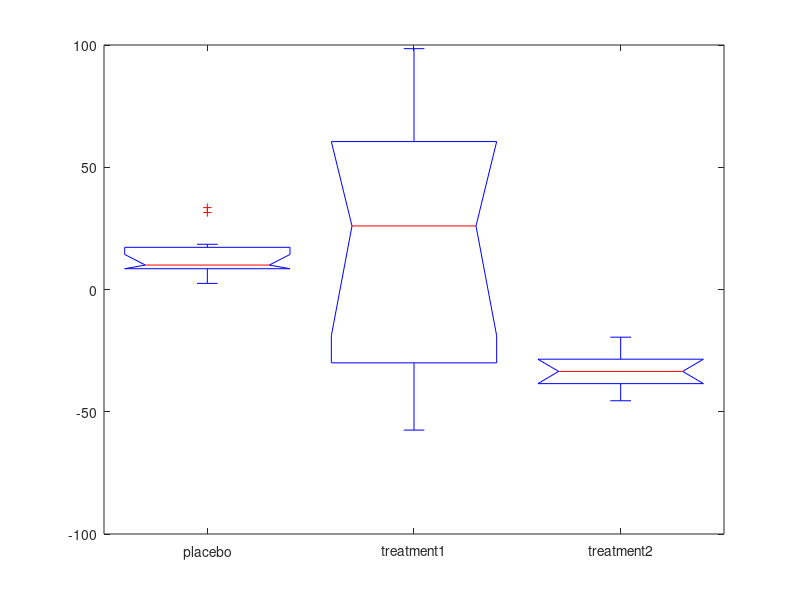
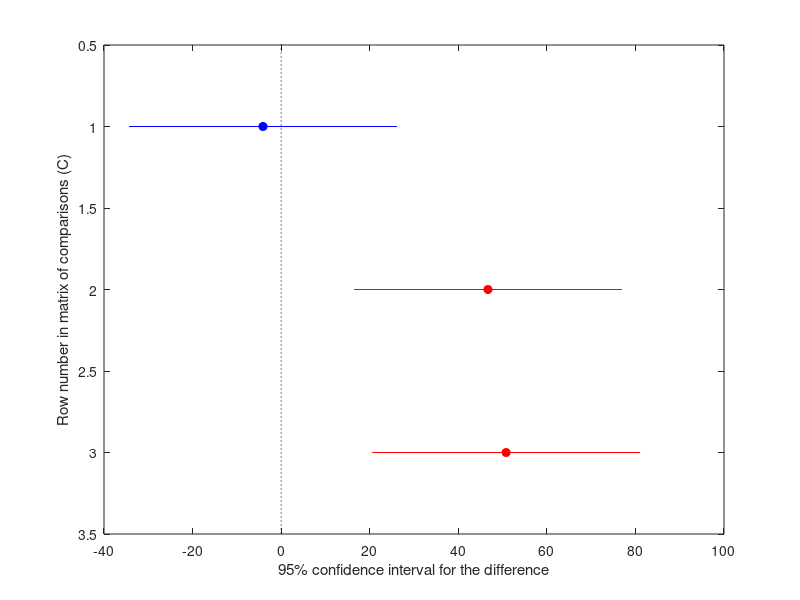

The MATLAB script that drew these images, in order: (Note: this script raises an error after producing the figures.)
%In class 19

% Problem 1. Imagine a clincal trial for two drugs that are intended to lower
% cholesterol. Assume 30 subjects are randomly divided into 3 groups that
% either receive a placebo or one of the two treatments. The mean initials
% levels of total cholesterol in each group are the same. The final
% measurements look like

placebo = [   194   183   199   189   189   214   212   186   191   190];
treatment1 = [    138   217   188   126   249   217   255   196   279   123];
treatment2 =[   152   152   151   143   161   142   142   141   161   135];

%A. Make a bar plot of the means of each group with errorbars (Hint, use
%bar and then use 'hold on' and then errorbar). 

means = [mean(placebo),mean(treatment1),mean(treatment2)];
stds = [std(placebo),std(treatment1),std(treatment2)];
bar(means);
hold on;
errorbar(means,stds,'.');
hold off;
%B. Run a one way ANOVA analysis to see whether any of the treatment groups showed
%a statistically signficant difference. 
data = [placebo treatment1 treatment2];
names = {'placebo','placebo','placebo','placebo','placebo','placebo','placebo','placebo','placebo','placebo',...
    'treatment1','treatment1','treatment1','treatment1','treatment1','treatment1','treatment1','treatment1','treatment1','treatment1',... 
    'treatment2','treatment2','treatment2','treatment2','treatment2','treatment2','treatment2','treatment2','treatment2','treatment2'};

p = anova1(data,names);

%With a p-value of 0.0029, at least one group showed signficant difference.

%C. use the multcompare function to look at all pairs of samples and
%indicate which are significantly different. 
[p,table,stats] = anova1(data,names);
multcompare(stats)
%The means of control and treatment2 are significantly different. 

%Problem 2. In this directory, you will find a .mat file with three
%variables, xdat, ydat, and ydat2. For each pair (xdat, ydat) and (xdat,
%ydat2), fit the data to a first, second and third order polynomial. Which
%one is the best fit in each case? In at least one of the cases, do the
%problem with both the polyfit/polyval functions and with the 'fit' function.
load('data.mat');
[coeff1,s] = polyfit(xdat,ydat,1); 
[coeff2,s] = polyfit(xdat,ydat,2);
[coeff3,s] = polyfit(xdat,ydat,3);

figure;
plot(xdat, ydat,'r');
hold on;
plot(xdat, polyval(coeff1, xdat), 'y');
plot(xdat, polyval(coeff2, xdat), 'g');
plot(xdat, polyval(coeff3, xdat), 'b');
hold off;

%These polyvals are all roughly the same. The first order polynomial can be
%considered the best as it has the largest coeff. 

[coeff1,s] = polyfit(xdat,ydat2,1); 
[coeff2,s] = polyfit(xdat,ydat2,2);
[coeff3,s] = polyfit(xdat,ydat2,3);

figure;
plot(xdat, ydat2,'r');
hold on;
plot(xdat, polyval(coeff1, xdat), 'y')
plot(xdat, polyval(coeff2, xdat), 'g')
plot(xdat, polyval(coeff3, xdat), 'b')

%The third order polynomial can clearly be considered the best.

fit_out = fit(xdat',ydat','poly1');
[coeff1,s] = polyfit(xdat,ydat,1); 
figure;
plot(xdat, ydat,'g');
hold on;
plot(xdat, polyval(coeff1, xdat), 'b')
plot(fit_out,xdat, ydat, 'og')
hold off;
